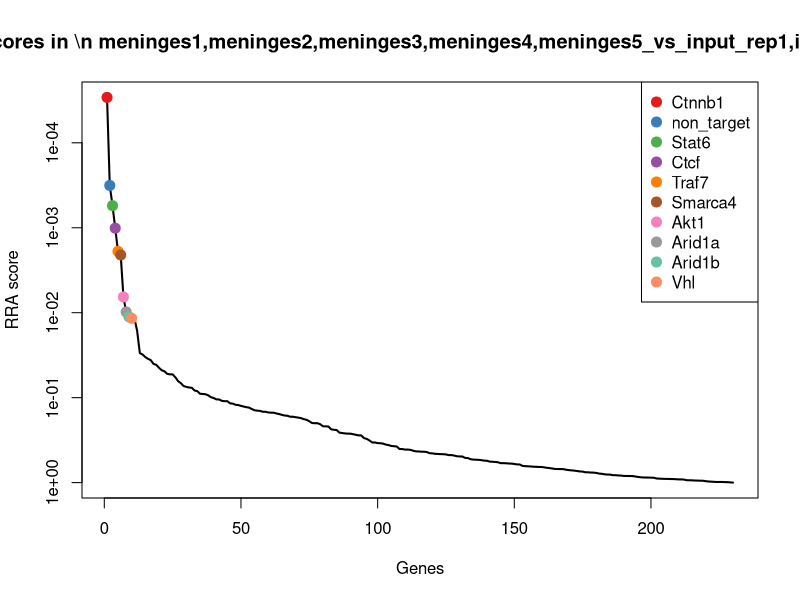
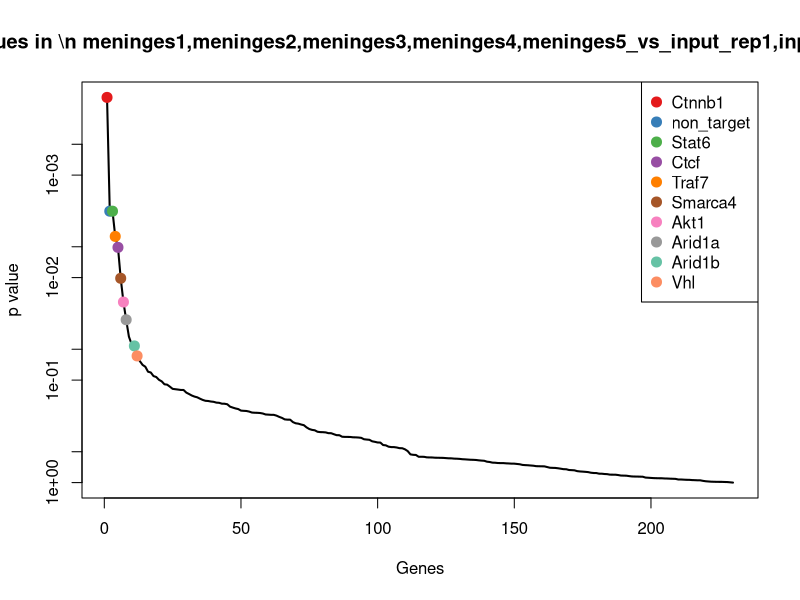
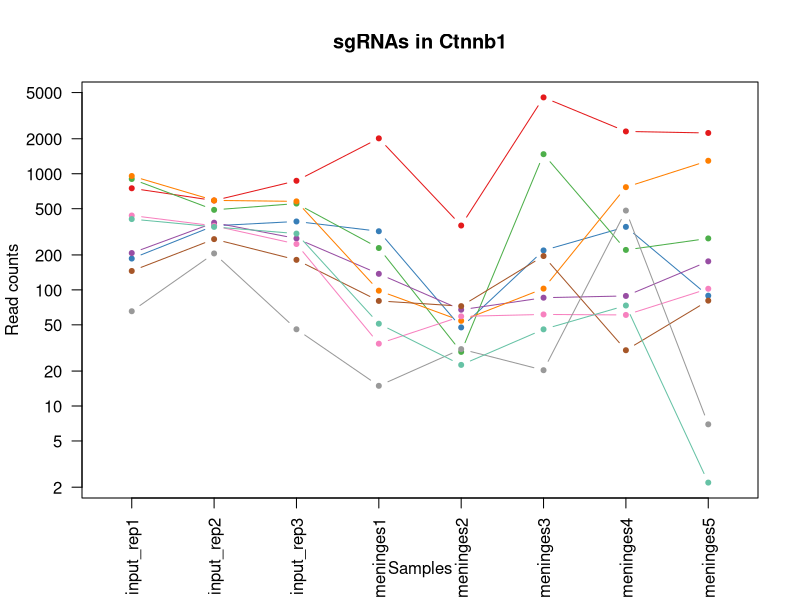
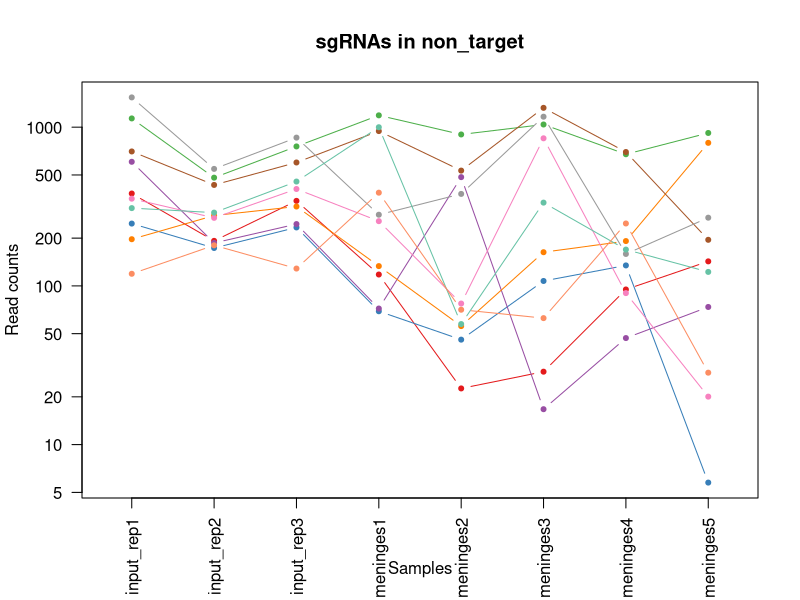
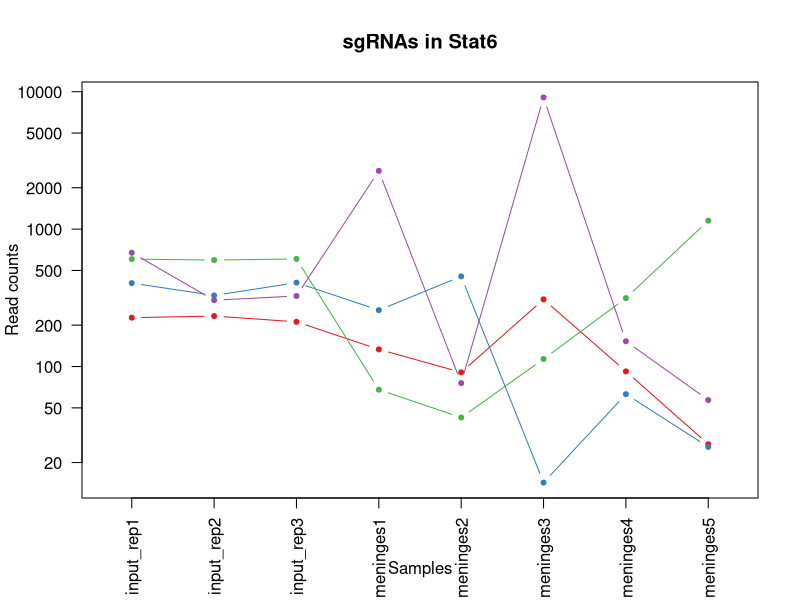
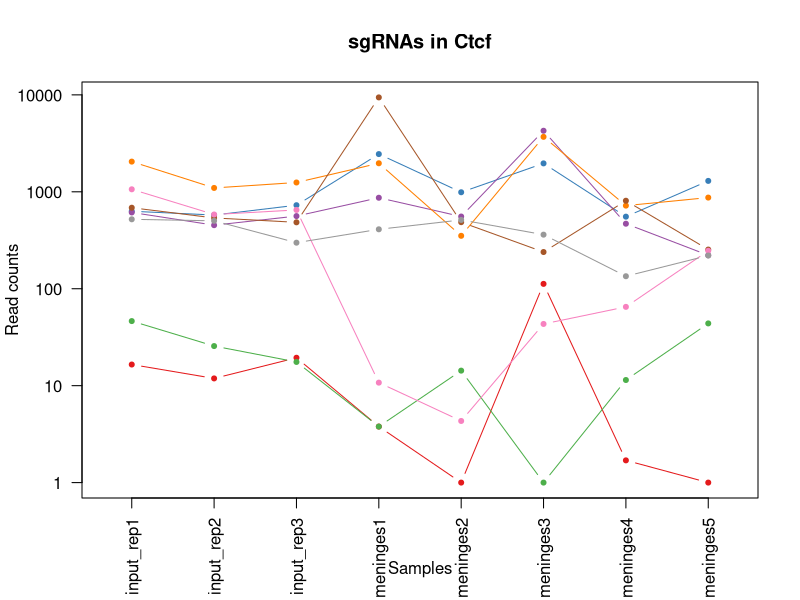
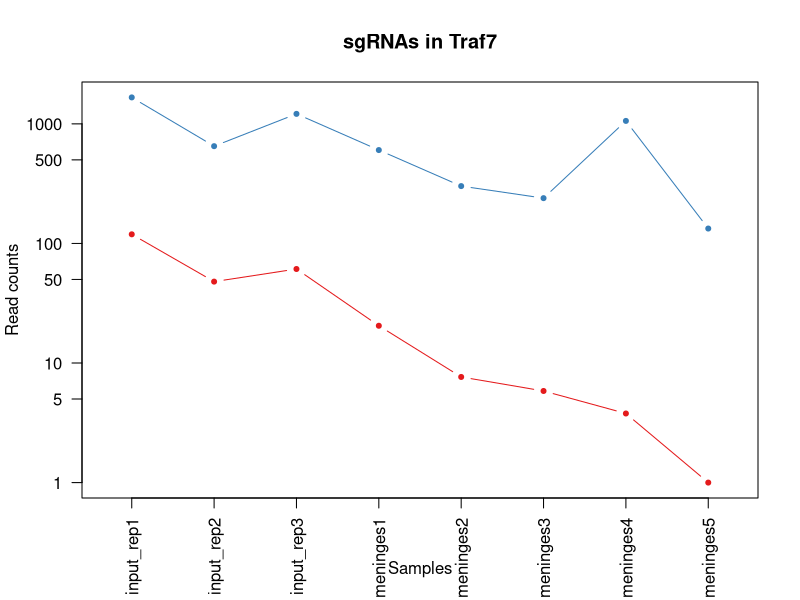
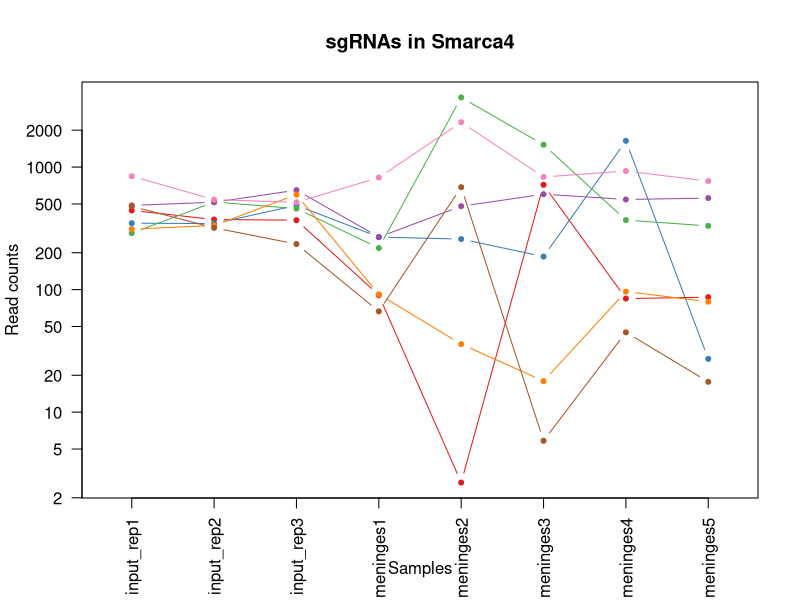

Reproduce these figures in R, in order. (Note: this script raises an error after producing the figures.)
pdf(file='ABE_meninges_input.pdf',width=4.5,height=4.5);
gstable=read.table('ABE_meninges_input.gene_summary.txt',header=T)
# 
#
# parameters
# Do not modify the variables beginning with "__"

# gstablename='__GENE_SUMMARY_FILE__'
startindex=3
# outputfile='__OUTPUT_FILE__'
targetgenelist=c("Ctnnb1","non_target","Stat6","Ctcf","Traf7","Smarca4","Akt1","Arid1a","Arid1b","Vhl")
# samplelabel=sub('.\\w+.\\w+$','',colnames(gstable)[startindex]);
samplelabel='meninges1,meninges2,meninges3,meninges4,meninges5_vs_input_rep1,input_rep2,input_rep3 neg.'


# You need to write some codes in front of this code:
# gstable=read.table(gstablename,header=T)
# pdf(file=outputfile,width=6,height=6)


# set up color using RColorBrewer
#library(RColorBrewer)
#colors <- brewer.pal(length(targetgenelist), "Set1")

colors=c( "#E41A1C", "#377EB8", "#4DAF4A", "#984EA3", "#FF7F00",  "#A65628", "#F781BF",
          "#999999", "#66C2A5", "#FC8D62", "#8DA0CB", "#E78AC3", "#A6D854", "#FFD92F", "#E5C494", "#B3B3B3", 
          "#8DD3C7", "#FFFFB3", "#BEBADA", "#FB8072", "#80B1D3", "#FDB462", "#B3DE69", "#FCCDE5",
          "#D9D9D9", "#BC80BD", "#CCEBC5", "#FFED6F")

######
# function definition

plotrankedvalues<-function(val, tglist, ...){
  
  plot(val,log='y',ylim=c(max(val),min(val)),type='l',lwd=2, ...)
  if(length(tglist)>0){
    for(i in 1:length(tglist)){
      targetgene=tglist[i];
      tx=which(names(val)==targetgene);ty=val[targetgene];
      points(tx,ty,col=colors[(i %% length(colors)) ],cex=2,pch=20)
      # text(tx+50,ty,targetgene,col=colors[i])
    }
    legend('topright',tglist,pch=20,pt.cex = 2,cex=1,col=colors)
  }
}



plotrandvalues<-function(val,targetgenelist, ...){
  # choose the one with the best distance distribution
  
  mindiffvalue=0;
  randval=val;
  for(i in 1:20){
    randval0=sample(val)
    vindex=sort(which(names(randval0) %in% targetgenelist))
    if(max(vindex)>0.9*length(val)){
      # print('pass...')
      next;
    }
    mindiffind=min(diff(vindex));
    if (mindiffind > mindiffvalue){
      mindiffvalue=mindiffind;
      randval=randval0;
      # print(paste('Diff: ',mindiffvalue))
    }
  }
  plot(randval,log='y',ylim=c(max(randval),min(randval)),pch=20,col='grey', ...)
  
  if(length(targetgenelist)>0){
    for(i in 1:length(targetgenelist)){
      targetgene=targetgenelist[i];
      tx=which(names(randval)==targetgene);ty=randval[targetgene];
      points(tx,ty,col=colors[(i %% length(colors)) ],cex=2,pch=20)
      text(tx+50,ty,targetgene,col=colors[i])
    }
  }
  
}




# set.seed(1235)



pvec=gstable[,startindex]
names(pvec)=gstable[,'id']
pvec=sort(pvec);

plotrankedvalues(pvec,targetgenelist,xlab='Genes',ylab='RRA score',main=paste('Distribution of RRA scores in \\n',samplelabel))

# plotrandvalues(pvec,targetgenelist,xlab='Genes',ylab='RRA score',main=paste('Distribution of RRA scores in \\n',samplelabel))


pvec=gstable[,startindex+1]
names(pvec)=gstable[,'id']
pvec=sort(pvec);

plotrankedvalues(pvec,targetgenelist,xlab='Genes',ylab='p value',main=paste('Distribution of p values in \\n',samplelabel))

# plotrandvalues(pvec,targetgenelist,xlab='Genes',ylab='p value',main=paste('Distribution of p values in \\n',samplelabel))



# you need to write after this code:
# dev.off()






# parameters
# Do not modify the variables beginning with "__"
targetmat=list(c(748.6365482946022,586.7609815520605,868.6849735999945,2015.8666684933744,357.1538578616639,4540.949906913982,2312.6540632092774,2242.7742204436586),c(185.0696411254599,355.49128735983373,387.104673970054,318.80764301449085,46.51306055872832,217.6174076795838,347.8721515056073,88.13876384112095),c(900.2742542490113,487.7271768608347,552.7437579192056,228.31639063046507,28.24007248208505,1472.5444586318504,219.8551997515438,276.3269352856765),c(206.56159944970685,377.816827145717,276.0651399152525,136.4329651328389,66.44722936961189,84.62899187539371,87.66378217941303,175.08646330601053),c(955.198147744309,588.4783307663592,577.282881467228,97.45211795202778,53.15778349568951,101.55479025047244,765.318733312336,1292.30484821103),c(144.47371984632676,272.4860753353959,180.36255807796496,79.35386747522261,71.43077157233277,194.6466813134055,29.221260726471012,79.8013132075014),c(435.80915490834104,354.91883762173416,247.2316697463261,33.412154726409526,58.1413256984104,60.4492799109955,59.83401005896445,101.24047197966595),c(64.47587497274087,204.9370062396465,44.78390047514096,13.921731136003967,29.901253216325347,19.34376957151856,480.7593133807493,5.955321881156821),c(405.95921279133137,347.47699102643975,304.2851319954783,50.11823208961428,21.595349545123863,44.73246713413667,72.35740751316632,1.1910643762313642))
targetgene="Ctnnb1"
collabel=c("input_rep1","input_rep2","input_rep3","meninges1","meninges2","meninges3","meninges4","meninges5")

# set up color using RColorBrewer
#library(RColorBrewer)
#colors <- brewer.pal(length(targetgenelist), "Set1")

colors=c( "#E41A1C", "#377EB8", "#4DAF4A", "#984EA3", "#FF7F00",  "#A65628", "#F781BF",
          "#999999", "#66C2A5", "#FC8D62", "#8DA0CB", "#E78AC3", "#A6D854", "#FFD92F", "#E5C494", "#B3B3B3", 
          "#8DD3C7", "#FFFFB3", "#BEBADA", "#FB8072", "#80B1D3", "#FDB462", "#B3DE69", "#FCCDE5",
          "#D9D9D9", "#BC80BD", "#CCEBC5", "#FFED6F")


## code

targetmatvec=unlist(targetmat)+1
yrange=range(targetmatvec[targetmatvec>0]);
# yrange[1]=1; # set the minimum value to 1
for(i in 1:length(targetmat)){
  vali=targetmat[[i]]+1;
  if(i==1){
    plot(1:length(vali),vali,type='b',las=1,pch=20,main=paste('sgRNAs in',targetgene),ylab='Read counts',xlab='Samples',xlim=c(0.7,length(vali)+0.3),ylim = yrange,col=colors[(i %% length(colors))],xaxt='n',log='y')
    axis(1,at=1:length(vali),labels=(collabel),las=2)
    # lines(0:100,rep(1,101),col='black');
  }else{
    lines(1:length(vali),vali,type='b',pch=20,col=colors[(i %% length(colors))])
  }
}




# parameters
# Do not modify the variables beginning with "__"
targetmat=list(c(380.8852614130432,191.1982125252568,342.3207734949131,116.94254154243333,21.595349545123863,27.80666875905793,93.92548090651397,141.73666077153234),c(245.9635230441596,172.30737116797093,232.50819561751265,68.21648256641944,44.85187982448802,106.39073264335208,133.5829061781532,4.764257504925457),c(1134.297800446367,479.7128805274407,755.1915271903907,1186.131492787538,898.6987772240008,1038.5186288709026,674.176229617867,918.3106340743818),c(604.1628284482755,185.47371514426106,244.1642793028233,71.00082879362023,483.4035936639265,15.71681277685883,45.91912399874016,72.65492695011322),c(195.81562028758336,276.4932235020929,315.3277375920884,132.25644579203768,54.818964229929804,162.00407016146795,190.6339390250728,795.6310033225512),c(702.0706385920672,431.6271025270767,598.141136483047,943.893371021069,531.5778349568951,1322.6302444525816,696.4400473142258,194.14349332571237),c(353.42331466539434,267.3340276924998,406.735972808472,254.7676797888726,76.41431377505367,849.9168755485967,89.05527078543547,19.057030019701827),c(1539.063015553018,544.9721506707918,858.255846092085,279.82679583367974,378.7492074067877,1163.0441454875534,157.9339567835457,267.98948465205694),c(308.0514026475397,288.5146680021839,453.36030754971466,998.1881224514844,56.4801449641701,333.6800251086952,168.37012132871394,121.48856637559915),c(118.20577078335825,179.17676802516579,127.60344244971671,385.6319524673099,69.76959083809248,61.65826550921541,246.29348326596997,27.394480653321377))
targetgene="non_target"
collabel=c("input_rep1","input_rep2","input_rep3","meninges1","meninges2","meninges3","meninges4","meninges5")

# set up color using RColorBrewer
#library(RColorBrewer)
#colors <- brewer.pal(length(targetgenelist), "Set1")

colors=c( "#E41A1C", "#377EB8", "#4DAF4A", "#984EA3", "#FF7F00",  "#A65628", "#F781BF",
          "#999999", "#66C2A5", "#FC8D62", "#8DA0CB", "#E78AC3", "#A6D854", "#FFD92F", "#E5C494", "#B3B3B3", 
          "#8DD3C7", "#FFFFB3", "#BEBADA", "#FB8072", "#80B1D3", "#FDB462", "#B3DE69", "#FCCDE5",
          "#D9D9D9", "#BC80BD", "#CCEBC5", "#FFED6F")


## code

targetmatvec=unlist(targetmat)+1
yrange=range(targetmatvec[targetmatvec>0]);
# yrange[1]=1; # set the minimum value to 1
for(i in 1:length(targetmat)){
  vali=targetmat[[i]]+1;
  if(i==1){
    plot(1:length(vali),vali,type='b',las=1,pch=20,main=paste('sgRNAs in',targetgene),ylab='Read counts',xlab='Samples',xlim=c(0.7,length(vali)+0.3),ylim = yrange,col=colors[(i %% length(colors))],xaxt='n',log='y')
    axis(1,at=1:length(vali),labels=(collabel),las=2)
    # lines(0:100,rep(1,101),col='black');
  }else{
    lines(1:length(vali),vali,type='b',pch=20,col=colors[(i %% length(colors))])
  }
}




# parameters
# Do not modify the variables beginning with "__"
targetmat=list(c(225.66556240459303,231.84214393032636,210.42298442429245,132.25644579203768,89.70375964897605,307.0823419478572,91.14250369446911,26.203416277090014),c(403.5712174219706,328.0136999310543,406.735972808472,256.159852902473,451.8411597133608,13.29884158041901,61.9212429679981,25.012351900858647),c(604.1628284482755,594.2028281473549,605.5028735474538,66.82430945281905,41.52951835600743,112.43566063445164,313.7806806580578,1150.5681874394977),c(672.2206964750575,302.8259114546732,325.14338701129736,2652.0897814087557,74.75313304081337,9085.526770622624,151.67225805644478,55.980025682874114))
targetgene="Stat6"
collabel=c("input_rep1","input_rep2","input_rep3","meninges1","meninges2","meninges3","meninges4","meninges5")

# set up color using RColorBrewer
#library(RColorBrewer)
#colors <- brewer.pal(length(targetgenelist), "Set1")

colors=c( "#E41A1C", "#377EB8", "#4DAF4A", "#984EA3", "#FF7F00",  "#A65628", "#F781BF",
          "#999999", "#66C2A5", "#FC8D62", "#8DA0CB", "#E78AC3", "#A6D854", "#FFD92F", "#E5C494", "#B3B3B3", 
          "#8DD3C7", "#FFFFB3", "#BEBADA", "#FB8072", "#80B1D3", "#FDB462", "#B3DE69", "#FCCDE5",
          "#D9D9D9", "#BC80BD", "#CCEBC5", "#FFED6F")


## code

targetmatvec=unlist(targetmat)+1
yrange=range(targetmatvec[targetmatvec>0]);
# yrange[1]=1; # set the minimum value to 1
for(i in 1:length(targetmat)){
  vali=targetmat[[i]]+1;
  if(i==1){
    plot(1:length(vali),vali,type='b',las=1,pch=20,main=paste('sgRNAs in',targetgene),ylab='Read counts',xlab='Samples',xlim=c(0.7,length(vali)+0.3),ylim = yrange,col=colors[(i %% length(colors))],xaxt='n',log='y')
    axis(1,at=1:length(vali),labels=(collabel),las=2)
    # lines(0:100,rep(1,101),col='black');
  }else{
    lines(1:length(vali),vali,type='b',pch=20,col=colors[(i %% length(colors))])
  }
}




# parameters
# Do not modify the variables beginning with "__"
targetmat=list(c(15.521969900845022,10.876545023891854,18.404342661016834,2.7843462272007935,0.0,111.22667503623173,0.6957443030112146,0.0),c(629.2367798265636,574.7395370519695,726.3580570214643,2448.832506823098,988.4025368729767,1963.392611509134,553.1167208939156,1294.686976963493),c(45.37191201785468,24.61533873828156,16.56390839491515,2.7843462272007935,13.289445873922377,0.0,10.43616454516822,42.87831754432911),c(611.3268145563578,451.6628433605617,560.7189730723128,867.3238497730472,554.8343652362593,4262.883219323403,467.5401716235362,220.34690960280238),c(2047.7060292268627,1095.0963489844798,1246.5874762395401,1968.532782630961,350.50913492470266,3688.6150601689455,719.3996093135959,870.6680590251273),c(684.1606733218614,536.3854045992982,483.4207338960421,9415.266767279483,485.0647743981668,238.17016284932228,807.7591357960201,252.5056477610492),c(1060.2699439961832,582.1813836472639,649.0598178451936,9.745211795202778,3.322361468480594,42.314495937696854,64.00847587703174,245.35926150366103),c(519.3889928359681,500.8935208371248,297.53687301977214,409.29889539851666,511.6436661460115,360.2777082695332,133.5829061781532,219.15584522657102))
targetgene="Ctcf"
collabel=c("input_rep1","input_rep2","input_rep3","meninges1","meninges2","meninges3","meninges4","meninges5")

# set up color using RColorBrewer
#library(RColorBrewer)
#colors <- brewer.pal(length(targetgenelist), "Set1")

colors=c( "#E41A1C", "#377EB8", "#4DAF4A", "#984EA3", "#FF7F00",  "#A65628", "#F781BF",
          "#999999", "#66C2A5", "#FC8D62", "#8DA0CB", "#E78AC3", "#A6D854", "#FFD92F", "#E5C494", "#B3B3B3", 
          "#8DD3C7", "#FFFFB3", "#BEBADA", "#FB8072", "#80B1D3", "#FDB462", "#B3DE69", "#FCCDE5",
          "#D9D9D9", "#BC80BD", "#CCEBC5", "#FFED6F")


## code

targetmatvec=unlist(targetmat)+1
yrange=range(targetmatvec[targetmatvec>0]);
# yrange[1]=1; # set the minimum value to 1
for(i in 1:length(targetmat)){
  vali=targetmat[[i]]+1;
  if(i==1){
    plot(1:length(vali),vali,type='b',las=1,pch=20,main=paste('sgRNAs in',targetgene),ylab='Read counts',xlab='Samples',xlim=c(0.7,length(vali)+0.3),ylim = yrange,col=colors[(i %% length(colors))],xaxt='n',log='y')
    axis(1,at=1:length(vali),labels=(collabel),las=2)
    # lines(0:100,rep(1,101),col='black');
  }else{
    lines(1:length(vali),vali,type='b',pch=20,col=colors[(i %% length(colors))])
  }
}




# parameters
# Do not modify the variables beginning with "__"
targetmat=list(c(118.20577078335825,46.94087852416484,60.120852692654985,19.490423590405555,6.644722936961188,4.83594239287964,2.7829772120448584,0.0),c(1663.2387747597782,649.7304527430133,1211.0057470949075,602.8109581889718,300.6737128974938,238.17016284932228,1057.5313405770462,132.20814576168144))
targetgene="Traf7"
collabel=c("input_rep1","input_rep2","input_rep3","meninges1","meninges2","meninges3","meninges4","meninges5")

# set up color using RColorBrewer
#library(RColorBrewer)
#colors <- brewer.pal(length(targetgenelist), "Set1")

colors=c( "#E41A1C", "#377EB8", "#4DAF4A", "#984EA3", "#FF7F00",  "#A65628", "#F781BF",
          "#999999", "#66C2A5", "#FC8D62", "#8DA0CB", "#E78AC3", "#A6D854", "#FFD92F", "#E5C494", "#B3B3B3", 
          "#8DD3C7", "#FFFFB3", "#BEBADA", "#FB8072", "#80B1D3", "#FDB462", "#B3DE69", "#FCCDE5",
          "#D9D9D9", "#BC80BD", "#CCEBC5", "#FFED6F")


## code

targetmatvec=unlist(targetmat)+1
yrange=range(targetmatvec[targetmatvec>0]);
# yrange[1]=1; # set the minimum value to 1
for(i in 1:length(targetmat)){
  vali=targetmat[[i]]+1;
  if(i==1){
    plot(1:length(vali),vali,type='b',las=1,pch=20,main=paste('sgRNAs in',targetgene),ylab='Read counts',xlab='Samples',xlim=c(0.7,length(vali)+0.3),ylim = yrange,col=colors[(i %% length(colors))],xaxt='n',log='y')
    axis(1,at=1:length(vali),labels=(collabel),las=2)
    # lines(0:100,rep(1,101),col='black');
  }else{
    lines(1:length(vali),vali,type='b',pch=20,col=colors[(i %% length(colors))])
  }
}




# parameters
# Do not modify the variables beginning with "__"
targetmat=list(c(441.77914333174294,372.0923297647213,367.4733751316361,89.09907927042539,1.661180734240297,715.7194741461867,83.48931636134576,85.75663508865821),c(347.45332624199244,344.61474233594186,486.4881243395449,267.2972378112762,257.48301380724604,184.97479652764625,1634.9991120763543,26.203416277090014),c(287.7534420079731,517.4945632420124,457.6546541706186,217.1790057216619,3701.110675887382,1519.6948969624268,368.0487362929325,329.9248322160879),c(485.9570576649173,515.2047642896141,647.219383579092,267.2972378112762,478.42005146120556,599.6568567170754,542.6805563487474,557.4181280762784),c(310.43939801690044,332.5932978358509,595.0737460395443,90.49125238402578,34.88479541904624,16.92579837507874,95.3169695125364,78.61024883127004),c(477.5990738721545,318.2820543833616,234.34862988361434,65.43213633921864,684.4064625070024,4.83594239287964,43.83189108970652,16.6749012672391),c(840.574370014992,541.5374522421944,514.7081164197707,819.9899639106337,2320.669485733695,829.3641203788583,926.7314116109378,767.0454582929985))
targetgene="Smarca4"
collabel=c("input_rep1","input_rep2","input_rep3","meninges1","meninges2","meninges3","meninges4","meninges5")

# set up color using RColorBrewer
#library(RColorBrewer)
#colors <- brewer.pal(length(targetgenelist), "Set1")

colors=c( "#E41A1C", "#377EB8", "#4DAF4A", "#984EA3", "#FF7F00",  "#A65628", "#F781BF",
          "#999999", "#66C2A5", "#FC8D62", "#8DA0CB", "#E78AC3", "#A6D854", "#FFD92F", "#E5C494", "#B3B3B3", 
          "#8DD3C7", "#FFFFB3", "#BEBADA", "#FB8072", "#80B1D3", "#FDB462", "#B3DE69", "#FCCDE5",
          "#D9D9D9", "#BC80BD", "#CCEBC5", "#FFED6F")


## code

targetmatvec=unlist(targetmat)+1
yrange=range(targetmatvec[targetmatvec>0]);
# yrange[1]=1; # set the minimum value to 1
for(i in 1:length(targetmat)){
  vali=targetmat[[i]]+1;
  if(i==1){
    plot(1:length(vali),vali,type='b',las=1,pch=20,main=paste('sgRNAs in',targetgene),ylab='Read counts',xlab='Samples',xlim=c(0.7,length(vali)+0.3),ylim = yrange,col=colors[(i %% length(colors))],xaxt='n',log='y')
    axis(1,at=1:length(vali),labels=(collabel),las=2)
    # lines(0:100,rep(1,101),col='black');
  }else{
    lines(1:length(vali),vali,type='b',pch=20,col=colors[(i %% length(colors))])
  }
}




# parameters
# Do not modify the variables beginning with "__"
targetmat=list(c(316.4093864403024,289.0871177402835,203.06124735988573,412.08324162571745,76.41431377505367,106.39073264335208,333.95726544538303,40.49618879186638),c(112.23578235995632,132.23588950100094,42.32998812033871,18.09825047680516,58.1413256984104,114.85363183089146,57.0510328469196,171.51327017731643),c(17.909965270205795,76.70826490534255,52.75911562824825,22.274769817606348,0.0,1.20898559821991,8.348931636134575,371.6120853841856))
targetgene="Akt1"
collabel=c("input_rep1","input_rep2","input_rep3","meninges1","meninges2","meninges3","meninges4","meninges5")

# set up color using RColorBrewer
#library(RColorBrewer)
#colors <- brewer.pal(length(targetgenelist), "Set1")

colors=c( "#E41A1C", "#377EB8", "#4DAF4A", "#984EA3", "#FF7F00",  "#A65628", "#F781BF",
          "#999999", "#66C2A5", "#FC8D62", "#8DA0CB", "#E78AC3", "#A6D854", "#FFD92F", "#E5C494", "#B3B3B3", 
          "#8DD3C7", "#FFFFB3", "#BEBADA", "#FB8072", "#80B1D3", "#FDB462", "#B3DE69", "#FCCDE5",
          "#D9D9D9", "#BC80BD", "#CCEBC5", "#FFED6F")


## code

targetmatvec=unlist(targetmat)+1
yrange=range(targetmatvec[targetmatvec>0]);
# yrange[1]=1; # set the minimum value to 1
for(i in 1:length(targetmat)){
  vali=targetmat[[i]]+1;
  if(i==1){
    plot(1:length(vali),vali,type='b',las=1,pch=20,main=paste('sgRNAs in',targetgene),ylab='Read counts',xlab='Samples',xlim=c(0.7,length(vali)+0.3),ylim = yrange,col=colors[(i %% length(colors))],xaxt='n',log='y')
    axis(1,at=1:length(vali),labels=(collabel),las=2)
    # lines(0:100,rep(1,101),col='black');
  }else{
    lines(1:length(vali),vali,type='b',pch=20,col=colors[(i %% length(colors))])
  }
}




# parameters
# Do not modify the variables beginning with "__"
targetmat=list(c(780.8744857809727,590.1956799806579,498.7576861135562,423.2206265345206,305.6572551002147,2712.9636824054783,537.1146019246577,9065.190967496912),c(286.5594443232927,516.3496637658133,506.1194231779629,697.4787299137988,214.29231471699833,829.3641203788583,596.252867680611,407.34401667112655),c(372.52727762028053,262.7544297877032,232.50819561751265,1.3921731136003967,11.62826513968208,25.38869756261811,9.740420242157004,34.54086691070956))
targetgene="Arid1a"
collabel=c("input_rep1","input_rep2","input_rep3","meninges1","meninges2","meninges3","meninges4","meninges5")

# set up color using RColorBrewer
#library(RColorBrewer)
#colors <- brewer.pal(length(targetgenelist), "Set1")

colors=c( "#E41A1C", "#377EB8", "#4DAF4A", "#984EA3", "#FF7F00",  "#A65628", "#F781BF",
          "#999999", "#66C2A5", "#FC8D62", "#8DA0CB", "#E78AC3", "#A6D854", "#FFD92F", "#E5C494", "#B3B3B3", 
          "#8DD3C7", "#FFFFB3", "#BEBADA", "#FB8072", "#80B1D3", "#FDB462", "#B3DE69", "#FCCDE5",
          "#D9D9D9", "#BC80BD", "#CCEBC5", "#FFED6F")


## code

targetmatvec=unlist(targetmat)+1
yrange=range(targetmatvec[targetmatvec>0]);
# yrange[1]=1; # set the minimum value to 1
for(i in 1:length(targetmat)){
  vali=targetmat[[i]]+1;
  if(i==1){
    plot(1:length(vali),vali,type='b',las=1,pch=20,main=paste('sgRNAs in',targetgene),ylab='Read counts',xlab='Samples',xlim=c(0.7,length(vali)+0.3),ylim = yrange,col=colors[(i %% length(colors))],xaxt='n',log='y')
    axis(1,at=1:length(vali),labels=(collabel),las=2)
    # lines(0:100,rep(1,101),col='black');
  }else{
    lines(1:length(vali),vali,type='b',pch=20,col=colors[(i %% length(colors))])
  }
}




# parameters
# Do not modify the variables beginning with "__"
targetmat=list(c(148.05571290036792,175.1696198584688,57.05346224915218,50.11823208961428,1.661180734240297,174.09392614366703,59.13826575595324,362.0835703743347),c(479.9870692415153,279.35547219259075,344.77468584971535,260.3363722432742,588.0579799210652,1396.3783659439962,1385.9226515983394,459.7508492253066),c(905.0502449877329,585.0436323377618,947.8236470423669,917.4420818626614,292.3678092262923,753.198027691004,916.2952470657697,992.1566254007264),c(672.2206964750575,480.85778000363985,609.1837420796571,508.14318646414483,2000.0616040253178,978.0693489599072,89.05527078543547,846.8467715004999),c(322.3793748637043,311.98510726426633,284.6538331570603,523.4570907137492,642.876944150995,215.19943648314398,1237.7291150569508,613.3981537591526),c(870.4243121320017,487.1547271227351,728.8119693762666,463.5936468289321,2113.021893953658,3475.8335948822414,1129.8887480902124,358.5103772456406),c(64.47587497274087,21.753090047783708,16.56390839491515,0.0,0.0,0.0,11.131908848179433,215.58265209787692),c(171.93566659397564,72.12866700054597,121.46866156271109,5.568692454401587,310.64079730293554,103.97276144691226,33.3957265445383,55.980025682874114))
targetgene="Arid1b"
collabel=c("input_rep1","input_rep2","input_rep3","meninges1","meninges2","meninges3","meninges4","meninges5")

# set up color using RColorBrewer
#library(RColorBrewer)
#colors <- brewer.pal(length(targetgenelist), "Set1")

colors=c( "#E41A1C", "#377EB8", "#4DAF4A", "#984EA3", "#FF7F00",  "#A65628", "#F781BF",
          "#999999", "#66C2A5", "#FC8D62", "#8DA0CB", "#E78AC3", "#A6D854", "#FFD92F", "#E5C494", "#B3B3B3", 
          "#8DD3C7", "#FFFFB3", "#BEBADA", "#FB8072", "#80B1D3", "#FDB462", "#B3DE69", "#FCCDE5",
          "#D9D9D9", "#BC80BD", "#CCEBC5", "#FFED6F")


## code

targetmatvec=unlist(targetmat)+1
yrange=range(targetmatvec[targetmatvec>0]);
# yrange[1]=1; # set the minimum value to 1
for(i in 1:length(targetmat)){
  vali=targetmat[[i]]+1;
  if(i==1){
    plot(1:length(vali),vali,type='b',las=1,pch=20,main=paste('sgRNAs in',targetgene),ylab='Read counts',xlab='Samples',xlim=c(0.7,length(vali)+0.3),ylim = yrange,col=colors[(i %% length(colors))],xaxt='n',log='y')
    axis(1,at=1:length(vali),labels=(collabel),las=2)
    # lines(0:100,rep(1,101),col='black');
  }else{
    lines(1:length(vali),vali,type='b',pch=20,col=colors[(i %% length(colors))])
  }
}




# parameters
# Do not modify the variables beginning with "__"
targetmat=list(c(45.37191201785468,69.26641831004812,30.060426346327493,23.666942931206744,1.661180734240297,0.0,2.0872329090336437,16.6749012672391),c(40.59592127913314,189.48086331095809,90.79475712768304,349.4354515136996,26.578891747844754,2.41797119643982,381.96362235315684,217.96478085033965),c(201.7856087109853,141.96753504869366,98.15649419208978,62.64779011201785,84.72021744625515,4.83594239287964,104.3616454516822,59.55321881156821),c(108.65378930591515,267.3340276924998,204.28820353728685,174.0216392000496,46.51306055872832,4.83594239287964,435.5359336850203,595.5321881156821),c(1824.4284621916304,727.5836171245551,1273.5805121423648,175.41381231365,609.653329466189,3270.3060431848567,233.7700858117681,88.13876384112095),c(526.5529789440504,371.5198800266217,675.4393756593178,1788.94245097651,154.48980828434762,170.46696934900731,530.8529031975568,724.1671407486695),c(625.6547867725225,323.43410202625773,398.14727956666417,119.72688776963412,41.52951835600743,239.37914844754218,173.24033144979242,116.7243088706737),c(165.9656781705737,75.5633654291434,101.22388463559258,76.56952124802181,29.901253216325347,236.96117725110236,465.4529387145026,127.44388825675597),c(143.27972216164636,204.9370062396465,89.56780095028192,226.92421751686467,134.55563947346405,95.5098622593729,190.6339390250728,1125.5558355386393),c(132.5337429995229,97.88890521502668,38.03564149943479,36.19650095361032,0.0,31.43362555371766,0.0,57.17109005910548),c(0.0,0.0,3.0673904435028057,1.3921731136003967,0.0,0.0,0.0,0.0),c(1509.2130734360085,625.6875637428313,1323.2722373271104,1154.111511174729,918.6329460348843,1684.1169383203346,525.9826930764782,600.2964456206075),c(1582.046932201512,735.5979134579491,1272.9670340536643,2145.3387680582114,1274.1256231623079,293.78350036743814,1520.897046382515,1146.9949943108038),c(100.29580551315246,196.9227099062525,128.83039862711783,125.2955802240357,481.74241292968617,477.54931129686446,364.57001477787645,88.13876384112095))
targetgene="Vhl"
collabel=c("input_rep1","input_rep2","input_rep3","meninges1","meninges2","meninges3","meninges4","meninges5")

# set up color using RColorBrewer
#library(RColorBrewer)
#colors <- brewer.pal(length(targetgenelist), "Set1")

colors=c( "#E41A1C", "#377EB8", "#4DAF4A", "#984EA3", "#FF7F00",  "#A65628", "#F781BF",
          "#999999", "#66C2A5", "#FC8D62", "#8DA0CB", "#E78AC3", "#A6D854", "#FFD92F", "#E5C494", "#B3B3B3", 
          "#8DD3C7", "#FFFFB3", "#BEBADA", "#FB8072", "#80B1D3", "#FDB462", "#B3DE69", "#FCCDE5",
          "#D9D9D9", "#BC80BD", "#CCEBC5", "#FFED6F")


## code

targetmatvec=unlist(targetmat)+1
yrange=range(targetmatvec[targetmatvec>0]);
# yrange[1]=1; # set the minimum value to 1
for(i in 1:length(targetmat)){
  vali=targetmat[[i]]+1;
  if(i==1){
    plot(1:length(vali),vali,type='b',las=1,pch=20,main=paste('sgRNAs in',targetgene),ylab='Read counts',xlab='Samples',xlim=c(0.7,length(vali)+0.3),ylim = yrange,col=colors[(i %% length(colors))],xaxt='n',log='y')
    axis(1,at=1:length(vali),labels=(collabel),las=2)
    # lines(0:100,rep(1,101),col='black');
  }else{
    lines(1:length(vali),vali,type='b',pch=20,col=colors[(i %% length(colors))])
  }
}



# 
#
# parameters
# Do not modify the variables beginning with "__"

# gstablename='__GENE_SUMMARY_FILE__'
startindex=9
# outputfile='__OUTPUT_FILE__'
targetgenelist=c("Rbm10","Keap1","Daxx","Map2k1","Raf1","Ncoa3","Tbl1xr1","Nkx2-1","Arid5b","Syk")
# samplelabel=sub('.\\w+.\\w+$','',colnames(gstable)[startindex]);
samplelabel='meninges1,meninges2,meninges3,meninges4,meninges5_vs_input_rep1,input_rep2,input_rep3 pos.'


# You need to write some codes in front of this code:
# gstable=read.table(gstablename,header=T)
# pdf(file=outputfile,width=6,height=6)


# set up color using RColorBrewer
#library(RColorBrewer)
#colors <- brewer.pal(length(targetgenelist), "Set1")

colors=c( "#E41A1C", "#377EB8", "#4DAF4A", "#984EA3", "#FF7F00",  "#A65628", "#F781BF",
          "#999999", "#66C2A5", "#FC8D62", "#8DA0CB", "#E78AC3", "#A6D854", "#FFD92F", "#E5C494", "#B3B3B3", 
          "#8DD3C7", "#FFFFB3", "#BEBADA", "#FB8072", "#80B1D3", "#FDB462", "#B3DE69", "#FCCDE5",
          "#D9D9D9", "#BC80BD", "#CCEBC5", "#FFED6F")

######
# function definition

plotrankedvalues<-function(val, tglist, ...){
  
  plot(val,log='y',ylim=c(max(val),min(val)),type='l',lwd=2, ...)
  if(length(tglist)>0){
    for(i in 1:length(tglist)){
      targetgene=tglist[i];
      tx=which(names(val)==targetgene);ty=val[targetgene];
      points(tx,ty,col=colors[(i %% length(colors)) ],cex=2,pch=20)
      # text(tx+50,ty,targetgene,col=colors[i])
    }
    legend('topright',tglist,pch=20,pt.cex = 2,cex=1,col=colors)
  }
}



plotrandvalues<-function(val,targetgenelist, ...){
  # choose the one with the best distance distribution
  
  mindiffvalue=0;
  randval=val;
  for(i in 1:20){
    randval0=sample(val)
    vindex=sort(which(names(randval0) %in% targetgenelist))
    if(max(vindex)>0.9*length(val)){
      # print('pass...')
      next;
    }
    mindiffind=min(diff(vindex));
    if (mindiffind > mindiffvalue){
      mindiffvalue=mindiffind;
      randval=randval0;
      # print(paste('Diff: ',mindiffvalue))
    }
  }
  plot(randval,log='y',ylim=c(max(randval),min(randval)),pch=20,col='grey', ...)
  
  if(length(targetgenelist)>0){
    for(i in 1:length(targetgenelist)){
      targetgene=targetgenelist[i];
      tx=which(names(randval)==targetgene);ty=randval[targetgene];
      points(tx,ty,col=colors[(i %% length(colors)) ],cex=2,pch=20)
      text(tx+50,ty,targetgene,col=colors[i])
    }
  }
  
}




# set.seed(1235)



pvec=gstable[,startindex]
names(pvec)=gstable[,'id']
pvec=sort(pvec);

plotrankedvalues(pvec,targetgenelist,xlab='Genes',ylab='RRA score',main=paste('Distribution of RRA scores in \\n',samplelabel))

# plotrandvalues(pvec,targetgenelist,xlab='Genes',ylab='RRA score',main=paste('Distribution of RRA scores in \\n',samplelabel))


pvec=gstable[,startindex+1]
names(pvec)=gstable[,'id']
pvec=sort(pvec);

plotrankedvalues(pvec,targetgenelist,xlab='Genes',ylab='p value',main=paste('Distribution of p values in \\n',samplelabel))

# plotrandvalues(pvec,targetgenelist,xlab='Genes',ylab='p value',main=paste('Distribution of p values in \\n',samplelabel))



# you need to write after this code:
# dev.off()






# parameters
# Do not modify the variables beginning with "__"
targetmat=list(c(119.39976846803863,204.9370062396465,84.65997624067742,448.2797425793278,174.4239770952312,55.61333751811586,432.05721216996426,371.6120853841856),c(114.62377772931708,385.2586737410114,217.78472148869918,781.0091167298226,1453.53314246026,517.4458360381215,244.20625035693632,1910.4672594751082),c(102.68380088251322,163.72062509647736,109.19909978869987,787.9699822978246,166.11807342402972,9992.265969287557,349.26364011162974,84.56557071242686),c(54.923893495297776,187.1910643585598,50.30520327344601,64.03996322561825,352.17031565894297,406.21916100188974,288.73388574965406,63.1264119402623))
targetgene="Rbm10"
collabel=c("input_rep1","input_rep2","input_rep3","meninges1","meninges2","meninges3","meninges4","meninges5")

# set up color using RColorBrewer
#library(RColorBrewer)
#colors <- brewer.pal(length(targetgenelist), "Set1")

colors=c( "#E41A1C", "#377EB8", "#4DAF4A", "#984EA3", "#FF7F00",  "#A65628", "#F781BF",
          "#999999", "#66C2A5", "#FC8D62", "#8DA0CB", "#E78AC3", "#A6D854", "#FFD92F", "#E5C494", "#B3B3B3", 
          "#8DD3C7", "#FFFFB3", "#BEBADA", "#FB8072", "#80B1D3", "#FDB462", "#B3DE69", "#FCCDE5",
          "#D9D9D9", "#BC80BD", "#CCEBC5", "#FFED6F")


## code

targetmatvec=unlist(targetmat)+1
yrange=range(targetmatvec[targetmatvec>0]);
# yrange[1]=1; # set the minimum value to 1
for(i in 1:length(targetmat)){
  vali=targetmat[[i]]+1;
  if(i==1){
    plot(1:length(vali),vali,type='b',las=1,pch=20,main=paste('sgRNAs in',targetgene),ylab='Read counts',xlab='Samples',xlim=c(0.7,length(vali)+0.3),ylim = yrange,col=colors[(i %% length(colors))],xaxt='n',log='y')
    axis(1,at=1:length(vali),labels=(collabel),las=2)
    # lines(0:100,rep(1,101),col='black');
  }else{
    lines(1:length(vali),vali,type='b',pch=20,col=colors[(i %% length(colors))])
  }
}




# parameters
# Do not modify the variables beginning with "__"
targetmat=list(c(794.0084603124569,403.00461562209813,458.26813225931915,178.19815854085078,119.60501286530139,227.2892924653431,176.71905296484852,125.06175950429324),c(1087.731890743832,450.5179438843626,693.8437183203346,460.8093006017313,156.15098901858792,2145.9494368403402,278.2977212044858,116.7243088706737),c(139.6977291076052,165.43797431077607,98.76997228079034,2345.8116964166684,308.97961656869523,4463.574828627908,1262.0801656623432,35.73193128694093),c(65.66987265742125,175.1696198584688,66.2556335796606,600.026611961771,39.86833762176713,475.13134010042467,326.3040781122596,508.5844886507925),c(79.99784487358589,197.49515964435207,168.7064743926543,7640.246047438977,202.66404957731623,853.5438323432564,146.10630363235506,86.94769946488958),c(103.87779856719361,253.02278424001048,115.94735876440605,1382.4279018051939,235.8876642621222,1478.5893866229499,572.5975613782296,539.552162432808))
targetgene="Keap1"
collabel=c("input_rep1","input_rep2","input_rep3","meninges1","meninges2","meninges3","meninges4","meninges5")

# set up color using RColorBrewer
#library(RColorBrewer)
#colors <- brewer.pal(length(targetgenelist), "Set1")

colors=c( "#E41A1C", "#377EB8", "#4DAF4A", "#984EA3", "#FF7F00",  "#A65628", "#F781BF",
          "#999999", "#66C2A5", "#FC8D62", "#8DA0CB", "#E78AC3", "#A6D854", "#FFD92F", "#E5C494", "#B3B3B3", 
          "#8DD3C7", "#FFFFB3", "#BEBADA", "#FB8072", "#80B1D3", "#FDB462", "#B3DE69", "#FCCDE5",
          "#D9D9D9", "#BC80BD", "#CCEBC5", "#FFED6F")


## code

targetmatvec=unlist(targetmat)+1
yrange=range(targetmatvec[targetmatvec>0]);
# yrange[1]=1; # set the minimum value to 1
for(i in 1:length(targetmat)){
  vali=targetmat[[i]]+1;
  if(i==1){
    plot(1:length(vali),vali,type='b',las=1,pch=20,main=paste('sgRNAs in',targetgene),ylab='Read counts',xlab='Samples',xlim=c(0.7,length(vali)+0.3),ylim = yrange,col=colors[(i %% length(colors))],xaxt='n',log='y')
    axis(1,at=1:length(vali),labels=(collabel),las=2)
    # lines(0:100,rep(1,101),col='black');
  }else{
    lines(1:length(vali),vali,type='b',pch=20,col=colors[(i %% length(colors))])
  }
}




# parameters
# Do not modify the variables beginning with "__"
targetmat=list(c(409.54120584537253,462.53938838445356,436.7963991547995,1207.014089491544,780.7549450929397,537.9985912078599,720.7910979196183,327.5427034636252),c(77.60984950422511,121.3593444771091,58.893896515253864,4942.214553281408,1287.4150690362303,1525.7398249535265,56.35528854390838,192.952428949481))
targetgene="Daxx"
collabel=c("input_rep1","input_rep2","input_rep3","meninges1","meninges2","meninges3","meninges4","meninges5")

# set up color using RColorBrewer
#library(RColorBrewer)
#colors <- brewer.pal(length(targetgenelist), "Set1")

colors=c( "#E41A1C", "#377EB8", "#4DAF4A", "#984EA3", "#FF7F00",  "#A65628", "#F781BF",
          "#999999", "#66C2A5", "#FC8D62", "#8DA0CB", "#E78AC3", "#A6D854", "#FFD92F", "#E5C494", "#B3B3B3", 
          "#8DD3C7", "#FFFFB3", "#BEBADA", "#FB8072", "#80B1D3", "#FDB462", "#B3DE69", "#FCCDE5",
          "#D9D9D9", "#BC80BD", "#CCEBC5", "#FFED6F")


## code

targetmatvec=unlist(targetmat)+1
yrange=range(targetmatvec[targetmatvec>0]);
# yrange[1]=1; # set the minimum value to 1
for(i in 1:length(targetmat)){
  vali=targetmat[[i]]+1;
  if(i==1){
    plot(1:length(vali),vali,type='b',las=1,pch=20,main=paste('sgRNAs in',targetgene),ylab='Read counts',xlab='Samples',xlim=c(0.7,length(vali)+0.3),ylim = yrange,col=colors[(i %% length(colors))],xaxt='n',log='y')
    axis(1,at=1:length(vali),labels=(collabel),las=2)
    # lines(0:100,rep(1,101),col='black');
  }else{
    lines(1:length(vali),vali,type='b',pch=20,col=colors[(i %% length(colors))])
  }
}




# parameters
# Do not modify the variables beginning with "__"
targetmat=list(c(687.7426663759026,503.1833197895231,657.6485110870015,356.39631708170157,227.5817605909207,157.1681277685883,256.03390350812697,2901.432820499603),c(703.2646362767475,398.99746745540114,388.33163014745514,61.25561699841746,270.7724596811684,84.62899187539371,170.45735423774758,464.51510673023205),c(353.42331466539434,292.5218161688809,180.97603616666552,768.479558707419,287.3842670235714,1447.1557610692323,2089.3201419426773,352.5550553644838),c(248.35151841352035,354.91883762173416,308.57947861638223,75.17734813442142,11.62826513968208,7.25391358931946,81.40208345231211,345.4086691070956),c(130.1457476301621,191.77066226335637,111.65301214350212,503.9666671233436,270.7724596811684,4507.098310163825,1360.1801123869245,344.21760473086425),c(106.26579393655439,81.86031254823868,77.2982391762707,424.612799648121,44.85187982448802,1.20898559821991,422.31679192780723,290.6197078004529),c(219.6955739811911,273.630974811595,123.30909582881277,3001.5252329224554,337.2196890507803,112.43566063445164,272.0360224773849,906.3999903120681),c(138.50373142292483,127.08384185810482,90.79475712768304,9.745211795202778,13.289445873922377,72.5391358931946,11.827653151190647,1793.7429506044346),c(66.86387034210163,190.05331304905764,86.50041050677912,444.10322323852654,48.17424129296862,1.20898559821991,198.9828706612074,200.09881520686918),c(137.30973373824443,160.28592666787995,98.15649419208978,474.7310317377353,61.46368716689099,1.20898559821991,1135.4547025143022,1636.5224529418945))
targetgene="Map2k1"
collabel=c("input_rep1","input_rep2","input_rep3","meninges1","meninges2","meninges3","meninges4","meninges5")

# set up color using RColorBrewer
#library(RColorBrewer)
#colors <- brewer.pal(length(targetgenelist), "Set1")

colors=c( "#E41A1C", "#377EB8", "#4DAF4A", "#984EA3", "#FF7F00",  "#A65628", "#F781BF",
          "#999999", "#66C2A5", "#FC8D62", "#8DA0CB", "#E78AC3", "#A6D854", "#FFD92F", "#E5C494", "#B3B3B3", 
          "#8DD3C7", "#FFFFB3", "#BEBADA", "#FB8072", "#80B1D3", "#FDB462", "#B3DE69", "#FCCDE5",
          "#D9D9D9", "#BC80BD", "#CCEBC5", "#FFED6F")


## code

targetmatvec=unlist(targetmat)+1
yrange=range(targetmatvec[targetmatvec>0]);
# yrange[1]=1; # set the minimum value to 1
for(i in 1:length(targetmat)){
  vali=targetmat[[i]]+1;
  if(i==1){
    plot(1:length(vali),vali,type='b',las=1,pch=20,main=paste('sgRNAs in',targetgene),ylab='Read counts',xlab='Samples',xlim=c(0.7,length(vali)+0.3),ylim = yrange,col=colors[(i %% length(colors))],xaxt='n',log='y')
    axis(1,at=1:length(vali),labels=(collabel),las=2)
    # lines(0:100,rep(1,101),col='black');
  }else{
    lines(1:length(vali),vali,type='b',pch=20,col=colors[(i %% length(colors))])
  }
}




# parameters
# Do not modify the variables beginning with "__"
targetmat=list(c(1646.5228071742529,930.8032741499028,914.6958302525366,881.2455809090511,405.32809915463247,151.12319977748876,2033.6605977017803,1509.0785646851384),c(322.3793748637043,484.86492817033684,322.6894746564951,494.22145532814085,177.7463385637118,360.2777082695332,294.29984017374375,250.12351900858647),c(51.34190044125661,78.99806385774083,31.900860612429177,34.80432784000992,79.73667524353426,18.13478397329865,389.6168096862802,1199.4018268649838),c(220.88957166587147,356.6361868360329,228.8273270853093,3815.9465043786877,2315.6859435309743,88.25594867005343,464.75719441149135,2286.8436023642194))
targetgene="Raf1"
collabel=c("input_rep1","input_rep2","input_rep3","meninges1","meninges2","meninges3","meninges4","meninges5")

# set up color using RColorBrewer
#library(RColorBrewer)
#colors <- brewer.pal(length(targetgenelist), "Set1")

colors=c( "#E41A1C", "#377EB8", "#4DAF4A", "#984EA3", "#FF7F00",  "#A65628", "#F781BF",
          "#999999", "#66C2A5", "#FC8D62", "#8DA0CB", "#E78AC3", "#A6D854", "#FFD92F", "#E5C494", "#B3B3B3", 
          "#8DD3C7", "#FFFFB3", "#BEBADA", "#FB8072", "#80B1D3", "#FDB462", "#B3DE69", "#FCCDE5",
          "#D9D9D9", "#BC80BD", "#CCEBC5", "#FFED6F")


## code

targetmatvec=unlist(targetmat)+1
yrange=range(targetmatvec[targetmatvec>0]);
# yrange[1]=1; # set the minimum value to 1
for(i in 1:length(targetmat)){
  vali=targetmat[[i]]+1;
  if(i==1){
    plot(1:length(vali),vali,type='b',las=1,pch=20,main=paste('sgRNAs in',targetgene),ylab='Read counts',xlab='Samples',xlim=c(0.7,length(vali)+0.3),ylim = yrange,col=colors[(i %% length(colors))],xaxt='n',log='y')
    axis(1,at=1:length(vali),labels=(collabel),las=2)
    # lines(0:100,rep(1,101),col='black');
  }else{
    lines(1:length(vali),vali,type='b',pch=20,col=colors[(i %% length(colors))])
  }
}




# parameters
# Do not modify the variables beginning with "__"
targetmat=list(c(208.9495948190676,234.13194288272464,132.5112671593212,595.8500926209698,624.6039560743517,220.03537887602363,194.8084048431401,1158.9056380731174),c(78.8038471889055,202.07475754914864,128.83039862711783,740.6360964354111,436.89053310519813,840.2449907628375,474.4976146536483,2528.629670739186))
targetgene="Ncoa3"
collabel=c("input_rep1","input_rep2","input_rep3","meninges1","meninges2","meninges3","meninges4","meninges5")

# set up color using RColorBrewer
#library(RColorBrewer)
#colors <- brewer.pal(length(targetgenelist), "Set1")

colors=c( "#E41A1C", "#377EB8", "#4DAF4A", "#984EA3", "#FF7F00",  "#A65628", "#F781BF",
          "#999999", "#66C2A5", "#FC8D62", "#8DA0CB", "#E78AC3", "#A6D854", "#FFD92F", "#E5C494", "#B3B3B3", 
          "#8DD3C7", "#FFFFB3", "#BEBADA", "#FB8072", "#80B1D3", "#FDB462", "#B3DE69", "#FCCDE5",
          "#D9D9D9", "#BC80BD", "#CCEBC5", "#FFED6F")


## code

targetmatvec=unlist(targetmat)+1
yrange=range(targetmatvec[targetmatvec>0]);
# yrange[1]=1; # set the minimum value to 1
for(i in 1:length(targetmat)){
  vali=targetmat[[i]]+1;
  if(i==1){
    plot(1:length(vali),vali,type='b',las=1,pch=20,main=paste('sgRNAs in',targetgene),ylab='Read counts',xlab='Samples',xlim=c(0.7,length(vali)+0.3),ylim = yrange,col=colors[(i %% length(colors))],xaxt='n',log='y')
    axis(1,at=1:length(vali),labels=(collabel),las=2)
    # lines(0:100,rep(1,101),col='black');
  }else{
    lines(1:length(vali),vali,type='b',pch=20,col=colors[(i %% length(colors))])
  }
}




# parameters
# Do not modify the variables beginning with "__"
targetmat=list(c(384.4672544670844,363.5055836932277,377.9025026395456,1291.936649421168,2468.5145710810816,9274.12852394493,240.72752884188026,1829.4748818913754))
targetgene="Tbl1xr1"
collabel=c("input_rep1","input_rep2","input_rep3","meninges1","meninges2","meninges3","meninges4","meninges5")

# set up color using RColorBrewer
#library(RColorBrewer)
#colors <- brewer.pal(length(targetgenelist), "Set1")

colors=c( "#E41A1C", "#377EB8", "#4DAF4A", "#984EA3", "#FF7F00",  "#A65628", "#F781BF",
          "#999999", "#66C2A5", "#FC8D62", "#8DA0CB", "#E78AC3", "#A6D854", "#FFD92F", "#E5C494", "#B3B3B3", 
          "#8DD3C7", "#FFFFB3", "#BEBADA", "#FB8072", "#80B1D3", "#FDB462", "#B3DE69", "#FCCDE5",
          "#D9D9D9", "#BC80BD", "#CCEBC5", "#FFED6F")


## code

targetmatvec=unlist(targetmat)+1
yrange=range(targetmatvec[targetmatvec>0]);
# yrange[1]=1; # set the minimum value to 1
for(i in 1:length(targetmat)){
  vali=targetmat[[i]]+1;
  if(i==1){
    plot(1:length(vali),vali,type='b',las=1,pch=20,main=paste('sgRNAs in',targetgene),ylab='Read counts',xlab='Samples',xlim=c(0.7,length(vali)+0.3),ylim = yrange,col=colors[(i %% length(colors))],xaxt='n',log='y')
    axis(1,at=1:length(vali),labels=(collabel),las=2)
    # lines(0:100,rep(1,101),col='black');
  }else{
    lines(1:length(vali),vali,type='b',pch=20,col=colors[(i %% length(colors))])
  }
}




# parameters
# Do not modify the variables beginning with "__"
targetmat=list(c(96.7138124591113,241.00133973991947,115.33388067570549,361.96500953610314,784.0773065614202,1061.489355237081,45.91912399874016,1040.9902648262123),c(56.11789117997816,79.5705135958404,52.14563753954769,1202.8375701507427,101.33202478865812,54.40435191989595,27.829772120448585,15.483836891007734))
targetgene="Nkx2-1"
collabel=c("input_rep1","input_rep2","input_rep3","meninges1","meninges2","meninges3","meninges4","meninges5")

# set up color using RColorBrewer
#library(RColorBrewer)
#colors <- brewer.pal(length(targetgenelist), "Set1")

colors=c( "#E41A1C", "#377EB8", "#4DAF4A", "#984EA3", "#FF7F00",  "#A65628", "#F781BF",
          "#999999", "#66C2A5", "#FC8D62", "#8DA0CB", "#E78AC3", "#A6D854", "#FFD92F", "#E5C494", "#B3B3B3", 
          "#8DD3C7", "#FFFFB3", "#BEBADA", "#FB8072", "#80B1D3", "#FDB462", "#B3DE69", "#FCCDE5",
          "#D9D9D9", "#BC80BD", "#CCEBC5", "#FFED6F")


## code

targetmatvec=unlist(targetmat)+1
yrange=range(targetmatvec[targetmatvec>0]);
# yrange[1]=1; # set the minimum value to 1
for(i in 1:length(targetmat)){
  vali=targetmat[[i]]+1;
  if(i==1){
    plot(1:length(vali),vali,type='b',las=1,pch=20,main=paste('sgRNAs in',targetgene),ylab='Read counts',xlab='Samples',xlim=c(0.7,length(vali)+0.3),ylim = yrange,col=colors[(i %% length(colors))],xaxt='n',log='y')
    axis(1,at=1:length(vali),labels=(collabel),las=2)
    # lines(0:100,rep(1,101),col='black');
  }else{
    lines(1:length(vali),vali,type='b',pch=20,col=colors[(i %% length(colors))])
  }
}




# parameters
# Do not modify the variables beginning with "__"
targetmat=list(c(15.521969900845022,46.368428786065266,39.87607576553647,51.51040520321468,146.18390461314615,1493.0972138015889,131.49567326911955,135.7813388903755),c(121.78776383739941,192.34311200145592,93.86214757118584,201.86510147205752,41.52951835600743,78.58406388429415,2323.7859720574565,603.8696387493017),c(59.699884234019315,124.79404290570653,110.42605596610099,361.96500953610314,392.0386532807101,319.17219793005626,83.48931636134576,60.744283187799574))
targetgene="Arid5b"
collabel=c("input_rep1","input_rep2","input_rep3","meninges1","meninges2","meninges3","meninges4","meninges5")

# set up color using RColorBrewer
#library(RColorBrewer)
#colors <- brewer.pal(length(targetgenelist), "Set1")

colors=c( "#E41A1C", "#377EB8", "#4DAF4A", "#984EA3", "#FF7F00",  "#A65628", "#F781BF",
          "#999999", "#66C2A5", "#FC8D62", "#8DA0CB", "#E78AC3", "#A6D854", "#FFD92F", "#E5C494", "#B3B3B3", 
          "#8DD3C7", "#FFFFB3", "#BEBADA", "#FB8072", "#80B1D3", "#FDB462", "#B3DE69", "#FCCDE5",
          "#D9D9D9", "#BC80BD", "#CCEBC5", "#FFED6F")


## code

targetmatvec=unlist(targetmat)+1
yrange=range(targetmatvec[targetmatvec>0]);
# yrange[1]=1; # set the minimum value to 1
for(i in 1:length(targetmat)){
  vali=targetmat[[i]]+1;
  if(i==1){
    plot(1:length(vali),vali,type='b',las=1,pch=20,main=paste('sgRNAs in',targetgene),ylab='Read counts',xlab='Samples',xlim=c(0.7,length(vali)+0.3),ylim = yrange,col=colors[(i %% length(colors))],xaxt='n',log='y')
    axis(1,at=1:length(vali),labels=(collabel),las=2)
    # lines(0:100,rep(1,101),col='black');
  }else{
    lines(1:length(vali),vali,type='b',pch=20,col=colors[(i %% length(colors))])
  }
}




# parameters
# Do not modify the variables beginning with "__"
targetmat=list(c(82.38584024294666,50.94802669086184,63.801721224858355,1623.2738504580625,186.05224223491328,287.7385723763386,198.9828706612074,2259.449121710898))
targetgene="Syk"
collabel=c("input_rep1","input_rep2","input_rep3","meninges1","meninges2","meninges3","meninges4","meninges5")

# set up color using RColorBrewer
#library(RColorBrewer)
#colors <- brewer.pal(length(targetgenelist), "Set1")

colors=c( "#E41A1C", "#377EB8", "#4DAF4A", "#984EA3", "#FF7F00",  "#A65628", "#F781BF",
          "#999999", "#66C2A5", "#FC8D62", "#8DA0CB", "#E78AC3", "#A6D854", "#FFD92F", "#E5C494", "#B3B3B3", 
          "#8DD3C7", "#FFFFB3", "#BEBADA", "#FB8072", "#80B1D3", "#FDB462", "#B3DE69", "#FCCDE5",
          "#D9D9D9", "#BC80BD", "#CCEBC5", "#FFED6F")


## code

targetmatvec=unlist(targetmat)+1
yrange=range(targetmatvec[targetmatvec>0]);
# yrange[1]=1; # set the minimum value to 1
for(i in 1:length(targetmat)){
  vali=targetmat[[i]]+1;
  if(i==1){
    plot(1:length(vali),vali,type='b',las=1,pch=20,main=paste('sgRNAs in',targetgene),ylab='Read counts',xlab='Samples',xlim=c(0.7,length(vali)+0.3),ylim = yrange,col=colors[(i %% length(colors))],xaxt='n',log='y')
    axis(1,at=1:length(vali),labels=(collabel),las=2)
    # lines(0:100,rep(1,101),col='black');
  }else{
    lines(1:length(vali),vali,type='b',pch=20,col=colors[(i %% length(colors))])
  }
}



dev.off()
Sweave("ABE_meninges_input_summary.Rnw");
library(tools);

texi2dvi("ABE_meninges_input_summary.tex",pdf=TRUE);
